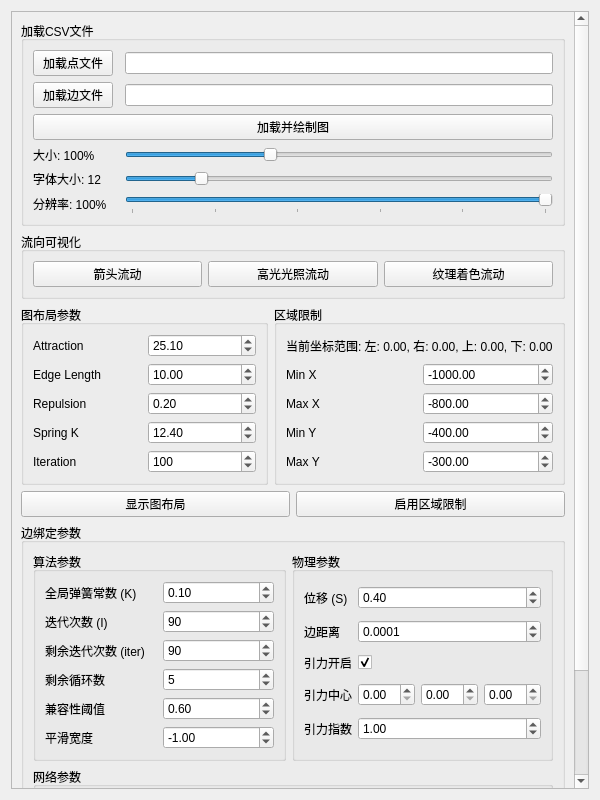
<?xml version="1.0" encoding="UTF-8"?>
<ui version="4.0">
  <class>GraphRenderer</class>
  <widget class="QWidget" name="GraphRenderer">
    <property name="geometry">
      <rect>
        <x>0</x>
        <y>0</y>
        <width>600</width>
        <height>800</height>
      </rect>
    </property>
    <property name="windowTitle">
      <string>图布局控制面板</string>
    </property>
    <layout class="QVBoxLayout" name="verticalLayout">
      <item>
        <widget class="QScrollArea" name="scrollArea">
          <property name="horizontalScrollBarPolicy">
            <enum>Qt::ScrollBarAlwaysOff</enum>
          </property>
          <property name="widgetResizable">
            <bool>true</bool>
          </property>
          <widget class="QWidget" name="scrollAreaWidgetContents_main">
            <property name="geometry">
              <rect>
                <x>0</x>
                <y>0</y>
                <width>580</width>
                <height>780</height>
              </rect>
            </property>
            <layout class="QVBoxLayout" name="verticalLayout_2">
              <item>
                <widget class="QGroupBox" name="groupBoxLoadCSV">
                  <property name="title">
                    <string>加载CSV文件</string>
                  </property>
                  <layout class="QGridLayout" name="gridLayoutLoadCSV">
                    <item row="2" column="0" colspan="3">
                      <widget class="QPushButton" name="loadAndDrawGraphButton">
                        <property name="text">
                          <string>加载并绘制图</string>
                        </property>
                      </widget>
                    </item>
                    <item row="1" column="2">
                      <widget class="QLineEdit" name="edgesFilePath"/>
                    </item>
                    <item row="1" column="0">
                      <widget class="QPushButton" name="loadEdgesButton">
                        <property name="text">
                          <string>加载边文件</string>
                        </property>
                      </widget>
                    </item>
                    <item row="0" column="2">
                      <widget class="QLineEdit" name="pointsFilePath"/>
                    </item>
                    <item row="0" column="0">
                      <widget class="QPushButton" name="loadPointsButton">
                        <property name="text">
                          <string>加载点文件</string>
                        </property>
                      </widget>
                    </item>
                    <item row="3" column="0">
                      <widget class="QLabel" name="sizeLabel">
                        <property name="text">
                          <string>大小: 100%</string>
                        </property>
                      </widget>
                    </item>
                    <item row="3" column="2">
                      <widget class="QSlider" name="sizeSlider">
                        <property name="minimum">
                          <number>50</number>
                        </property>
                        <property name="maximum">
                          <number>200</number>
                        </property>
                        <property name="value">
                          <number>100</number>
                        </property>
                        <property name="orientation">
                          <enum>Qt::Horizontal</enum>
                        </property>
                      </widget>
                    </item>
                    <item row="4" column="0">
                      <widget class="QLabel" name="fontSizeLabel">
                        <property name="text">
                          <string>字体大小: 12</string>
                        </property>
                      </widget>
                    </item>
                    <item row="4" column="2">
                      <widget class="QSlider" name="fontSizeSlider">
                        <property name="minimum">
                          <number>8</number>
                        </property>
                        <property name="maximum">
                          <number>32</number>
                        </property>
                        <property name="value">
                          <number>12</number>
                        </property>
                        <property name="orientation">
                          <enum>Qt::Horizontal</enum>
                        </property>
                      </widget>
                    </item>
                    <!-- 新增的分辨率滑块 -->
                    <item row="5" column="0">
                      <widget class="QLabel" name="resolutionLabel">
                        <property name="text">
                          <string>分辨率: 100%</string>
                        </property>
                      </widget>
                    </item>
                    <item row="5" column="2">
                      <widget class="QSlider" name="resolutionSlider">
                        <property name="minimum">
                          <number>0</number>
                        </property>
                        <property name="maximum">
                          <number>5</number>
                        </property>
                        <property name="value">
                          <number>5</number> <!-- 默认显示最详细的图，即100%分辨率 -->
                        </property>
                        <property name="orientation">
                          <enum>Qt::Horizontal</enum>
                        </property>
                        <property name="tickInterval">
                          <number>1</number>
                        </property>
                        <property name="tickPosition">
                          <enum>QSlider::TicksBelow</enum>
                        </property>
                      </widget>
                    </item>
                  </layout>
                </widget>
              </item>
              <!-- New Flow Visualization Group Box -->
              <item>
                <widget class="QGroupBox" name="groupBoxFlowVisualization">
                  <property name="title">
                    <string>流向可视化</string>
                  </property>
                  <layout class="QHBoxLayout" name="horizontalLayoutFlowVisualization">
                    <item>
                      <widget class="QPushButton" name="arrowFlowButton">
                        <property name="text">
                          <string>箭头流动</string>
                        </property>
                      </widget>
                    </item>
                    <item>
                      <widget class="QPushButton" name="highlightFlowButton">
                        <property name="text">
                          <string>高光光照流动</string>
                        </property>
                      </widget>
                    </item>
                    <item>
                      <widget class="QPushButton" name="textureFlowButton">
                        <property name="text">
                          <string>纹理着色流动</string>
                        </property>
                      </widget>
                    </item>
                  </layout>
                </widget>
              </item>

              <item>
                <layout class="QHBoxLayout" name="horizontalLayout">
                  <item>
                    <widget class="QGroupBox" name="groupBoxLayoutParams">
                      <property name="title">
                        <string>图布局参数</string>
                      </property>
                      <layout class="QGridLayout" name="gridLayout">
                        <item row="0" column="0">
                          <widget class="QLabel" name="labelAttraction">
                            <property name="text">
                              <string>Attraction</string>
                            </property>
                          </widget>
                        </item>
                        <item row="0" column="1">
                          <widget class="QDoubleSpinBox" name="spinBoxAttraction">
                            <property name="minimum">
                              <double>-100.000000000000000</double>
                            </property>
                            <property name="value">
                              <double>25.100000000000001</double>
                            </property>
                          </widget>
                        </item>
                        <item row="1" column="0">
                          <widget class="QLabel" name="labelEdgeLength">
                            <property name="text">
                              <string>Edge Length</string>
                            </property>
                          </widget>
                        </item>
                        <item row="1" column="1">
                          <widget class="QDoubleSpinBox" name="spinBoxEdgeLength">
                            <property name="minimum">
                              <double>-100.000000000000000</double>
                            </property>
                            <property name="value">
                              <double>10.000000000000000</double>
                            </property>
                          </widget>
                        </item>
                        <item row="2" column="0">
                          <widget class="QLabel" name="labelRepulsion">
                            <property name="text">
                              <string>Repulsion</string>
                            </property>
                          </widget>
                        </item>
                        <item row="2" column="1">
                          <widget class="QDoubleSpinBox" name="spinBoxRepulsion">
                            <property name="minimum">
                              <double>-100.000000000000000</double>
                            </property>
                            <property name="value">
                              <double>0.200000000000000</double>
                            </property>
                          </widget>
                        </item>
                        <item row="3" column="0">
                          <widget class="QLabel" name="labelSpringK">
                            <property name="text">
                              <string>Spring K</string>
                            </property>
                          </widget>
                        </item>
                        <item row="3" column="1">
                          <widget class="QDoubleSpinBox" name="spinBoxSpringK">
                            <property name="minimum">
                              <double>-100.000000000000000</double>
                            </property>
                            <property name="value">
                              <double>12.400000000000000</double>
                            </property>
                          </widget>
                        </item>
                        <item row="4" column="0">
                          <widget class="QLabel" name="labelIteration">
                            <property name="text">
                              <string>Iteration</string>
                            </property>
                          </widget>
                        </item>
                        <item row="4" column="1">
                          <widget class="QSpinBox" name="spinBoxIteration">
                            <property name="maximum">
                              <number>1000000</number>
                            </property>
                            <property name="value">
                              <number>100</number>
                            </property>
                          </widget>
                        </item>
                      </layout>
                    </widget>
                  </item>
                  <item>
                    <widget class="QGroupBox" name="groupBoxRegionRestriction">
                      <property name="title">
                        <string>区域限制</string>
                      </property>
                      <layout class="QGridLayout" name="gridLayoutRegion">
                        <item row="3" column="1">
                          <widget class="QDoubleSpinBox" name="spinBoxMinX">
                            <property name="minimum">
                              <double>-10000.000000000000000</double>
                            </property>
                            <property name="maximum">
                              <double>10000.000000000000000</double>
                            </property>
                            <property name="value">
                              <double>-1000.0</double>
                            </property>
                          </widget>
                        </item>
                        <item row="5" column="0">
                          <widget class="QLabel" name="labelMinY">
                            <property name="text">
                              <string>Min Y</string>
                            </property>
                          </widget>
                        </item>
                        <item row="4" column="0">
                          <widget class="QLabel" name="labelMaxX">
                            <property name="text">
                              <string>Max X</string>
                            </property>
                          </widget>
                        </item>
                        <item row="1" column="0" colspan="2">
                          <widget class="QLabel" name="labelCurrentCoordRange">
                            <property name="text">
                              <string>当前坐标范围: 左: 0.00, 右: 0.00, 上: 0.00, 下: 0.00</string>
                            </property>
                          </widget>
                        </item>
                        <item row="6" column="1">
                          <widget class="QDoubleSpinBox" name="spinBoxMaxY">
                            <property name="minimum">
                              <double>-10000.000000000000000</double>
                            </property>
                            <property name="maximum">
                              <double>10000.989999999999782</double>
                            </property>
                            <property name="value">
                              <double>-300.000000000000000</double>
                            </property>
                          </widget>
                        </item>
                        <item row="4" column="1">
                          <widget class="QDoubleSpinBox" name="spinBoxMaxX">
                            <property name="minimum">
                              <double>-10000.000000000000000</double>
                            </property>
                            <property name="maximum">
                              <double>9999.000000000000000</double>
                            </property>
                            <property name="value">
                              <double>-800.0</double>
                            </property>
                          </widget>
                        </item>
                        <item row="5" column="1">
                          <widget class="QDoubleSpinBox" name="spinBoxMinY">
                            <property name="minimum">
                              <double>-10000.000000000000000</double>
                            </property>
                            <property name="maximum">
                              <double>10000.989999999999782</double>
                            </property>
                            <property name="value">
                              <double>-400.0</double>
                            </property>
                          </widget>
                        </item>
                        <item row="6" column="0">
                          <widget class="QLabel" name="labelMaxY">
                            <property name="text">
                              <string>Max Y</string>
                            </property>
                          </widget>
                        </item>
                        <item row="3" column="0">
                          <widget class="QLabel" name="labelMinX">
                            <property name="text">
                              <string>Min X</string>
                            </property>
                          </widget>
                        </item>
                      </layout>
                    </widget>
                  </item>
                </layout>
              </item>
              <item>
                <layout class="QHBoxLayout" name="horizontalLayoutButtons">
                  <item>
                    <widget class="QPushButton" name="showGraphLayoutButton">
                      <property name="text">
                        <string>显示图布局</string>
                      </property>
                    </widget>
                  </item>
                  <item>
                    <widget class="QPushButton" name="regionRestrictionButton">
                      <property name="text">
                        <string>启用区域限制</string>
                      </property>
                    </widget>
                  </item>
                </layout>
              </item>
              <item>
                <widget class="QGroupBox" name="groupBoxEdgeBundlingParams">
                  <property name="title">
                    <string>边绑定参数</string>
                  </property>
                  <layout class="QVBoxLayout" name="verticalLayoutEdgeBundling">
                    <item>
                      <layout class="QVBoxLayout" name="verticalLayoutMain">
                        <item>
                          <layout class="QHBoxLayout" name="horizontalLayoutParams">
                            <item>
                              <widget class="QGroupBox" name="groupBoxAlgorithmParams">
                                <property name="title">
                                  <string>算法参数</string>
                                </property>
                                <layout class="QGridLayout" name="gridLayoutAlgorithm">
                                  <item row="0" column="0">
                                    <widget class="QLabel" name="labelGlobalSpringConstant">
                                      <property name="text">
                                        <string>全局弹簧常数 (K)</string>
                                      </property>
                                    </widget>
                                  </item>
                                  <item row="0" column="1">
                                    <widget class="QDoubleSpinBox" name="spinBoxGlobalSpringConstant">
                                      <property name="value">
                                        <double>0.100000000000000</double>
                                      </property>
                                    </widget>
                                  </item>
                                  <item row="1" column="0">
                                    <widget class="QLabel" name="labelNumberOfIterations">
                                      <property name="text">
                                        <string>迭代次数 (I)</string>
                                      </property>
                                    </widget>
                                  </item>
                                  <item row="1" column="1">
                                    <widget class="QSpinBox" name="spinBoxNumberOfIterations">
                                      <property name="value">
                                        <number>90</number>
                                      </property>
                                    </widget>
                                  </item>
                                  <item row="2" column="0">
                                    <widget class="QLabel" name="labelRemainingIterations">
                                      <property name="text">
                                        <string>剩余迭代次数 (iter)</string>
                                      </property>
                                    </widget>
                                  </item>
                                  <item row="2" column="1">
                                    <widget class="QSpinBox" name="spinBoxRemainingIterations">
                                      <property name="value">
                                        <number>90</number>
                                      </property>
                                    </widget>
                                  </item>
                                  <item row="3" column="0">
                                    <widget class="QLabel" name="labelCyclesLeft">
                                      <property name="text">
                                        <string>剩余循环数</string>
                                      </property>
                                    </widget>
                                  </item>
                                  <item row="3" column="1">
                                    <widget class="QSpinBox" name="spinBoxCyclesLeft">
                                      <property name="value">
                                        <number>5</number>
                                      </property>
                                    </widget>
                                  </item>
                                  <item row="4" column="0">
                                    <widget class="QLabel" name="labelCompatibilityThreshold">
                                      <property name="text">
                                        <string>兼容性阈值</string>
                                      </property>
                                    </widget>
                                  </item>
                                  <item row="4" column="1">
                                    <widget class="QDoubleSpinBox" name="spinBoxCompatibilityThreshold">
                                      <property name="value">
                                        <double>0.600000000000000</double>
                                      </property>
                                    </widget>
                                  </item>
                                  <item row="5" column="0">
                                    <widget class="QLabel" name="labelSmoothWidth">
                                      <property name="text">
                                        <string>平滑宽度</string>
                                      </property>
                                    </widget>
                                  </item>
                                  <item row="5" column="1">
                                    <widget class="QDoubleSpinBox" name="spinBoxSmoothWidth">
                                      <property name="minimum">
                                        <double>-100.000000000000000</double>
                                      </property>
                                      <property name="value">
                                        <double>-1.000000000000000</double>
                                      </property>
                                    </widget>
                                  </item>
                                </layout>
                              </widget>
                            </item>
                            <item>
                              <widget class="QGroupBox" name="groupBoxPhysicalParams">
                                <property name="title">
                                  <string>物理参数</string>
                                </property>
                                <layout class="QGridLayout" name="gridLayoutPhysical">
                                  <item row="0" column="0">
                                    <widget class="QLabel" name="labelDisplacement">
                                      <property name="text">
                                        <string>位移 (S)</string>
                                      </property>
                                    </widget>
                                  </item>
                                  <item row="0" column="1">
                                    <widget class="QDoubleSpinBox" name="spinBoxDisplacement">
                                      <property name="decimals">
                                        <number>2</number>
                                      </property>
                                      <property name="value">
                                        <double>0.400000000000000</double>
                                      </property>
                                    </widget>
                                  </item>
                                  <item row="1" column="0">
                                    <widget class="QLabel" name="labelEdgeDistance">
                                      <property name="text">
                                        <string>边距离</string>
                                      </property>
                                    </widget>
                                  </item>
                                  <item row="1" column="1">
                                    <widget class="QDoubleSpinBox" name="spinBoxEdgeDistance">
                                      <property name="decimals">
                                        <number>4</number>
                                      </property>
                                      <property name="value">
                                        <double>0.000100000000000</double>
                                      </property>
                                    </widget>
                                  </item>
                                  <item row="2" column="0">
                                    <widget class="QLabel" name="labelGravitationIsOn">
                                      <property name="text">
                                        <string>引力开启</string>
                                      </property>
                                    </widget>
                                  </item>
                                  <item row="2" column="1">
                                    <widget class="QCheckBox" name="checkBoxGravitationIsOn">
                                      <property name="checked">
                                        <bool>true</bool>
                                      </property>
                                    </widget>
                                  </item>
                                  <item row="3" column="0">
                                    <widget class="QLabel" name="labelGravitationCenter">
                                      <property name="text">
                                        <string>引力中心</string>
                                      </property>
                                    </widget>
                                  </item>
                                  <item row="3" column="1">
                                    <layout class="QHBoxLayout" name="spinBoxGravitationCenterSet">
                                      <item>
                                        <widget class="QDoubleSpinBox" name="spinBoxGravitationCenterX"/>
                                      </item>
                                      <item>
                                        <widget class="QDoubleSpinBox" name="spinBoxGravitationCenterY"/>
                                      </item>
                                      <item>
                                        <widget class="QDoubleSpinBox" name="spinBoxGravitationCenterZ"/>
                                      </item>
                                    </layout>
                                  </item>
                                  <item row="4" column="0">
                                    <widget class="QLabel" name="labelGravitationExponent">
                                      <property name="text">
                                        <string>引力指数</string>
                                      </property>
                                    </widget>
                                  </item>
                                  <item row="4" column="1">
                                    <widget class="QDoubleSpinBox" name="spinBoxGravitationExponent">
                                      <property name="value">
                                        <double>1.000000000000000</double>
                                      </property>
                                    </widget>
                                  </item>
                                </layout>
                              </widget>
                            </item>
                          </layout>
                        </item>
                        <item>
                          <widget class="QGroupBox" name="groupBoxNetworkParams">
                            <property name="title">
                              <string>网络参数</string>
                            </property>
                            <layout class="QGridLayout" name="gridLayoutNetwork">
                              <item row="0" column="0">
                                <widget class="QLabel" name="labelEdgeWeightThreshold">
                                  <property name="text">
                                    <string>边权重阈值</string>
                                  </property>
                                </widget>
                              </item>
                              <item row="0" column="1">
                                <widget class="QDoubleSpinBox" name="spinBoxEdgeWeightThreshold">
                                  <property name="minimum">
                                    <double>-100.000000000000000</double>
                                  </property>
                                  <property name="value">
                                    <double>-1.000000000000000</double>
                                  </property>
                                </widget>
                              </item>
                              <item row="1" column="0">
                                <widget class="QLabel" name="labelEdgePercentageThreshold">
                                  <property name="text">
                                    <string>边百分比阈值</string>
                                  </property>
                                </widget>
                              </item>
                              <item row="1" column="1">
                                <widget class="QDoubleSpinBox" name="spinBoxEdgePercentageThreshold">
                                  <property name="minimum">
                                    <double>-100.000000000000000</double>
                                  </property>
                                  <property name="value">
                                    <double>-1.000000000000000</double>
                                  </property>
                                </widget>
                              </item>
                            </layout>
                          </widget>
                        </item>
                      </layout>
                    </item>
                  </layout>
                </widget>
              </item>
              <item>
                <widget class="QPushButton" name="showEdgeBundlingButton">
                  <property name="text">
                    <string>显示边绑定</string>
                  </property>
                </widget>
              </item>
            </layout>
          </widget>
        </widget>
      </item>
    </layout>
  </widget>
  <resources/>
  <connections/>
</ui>
